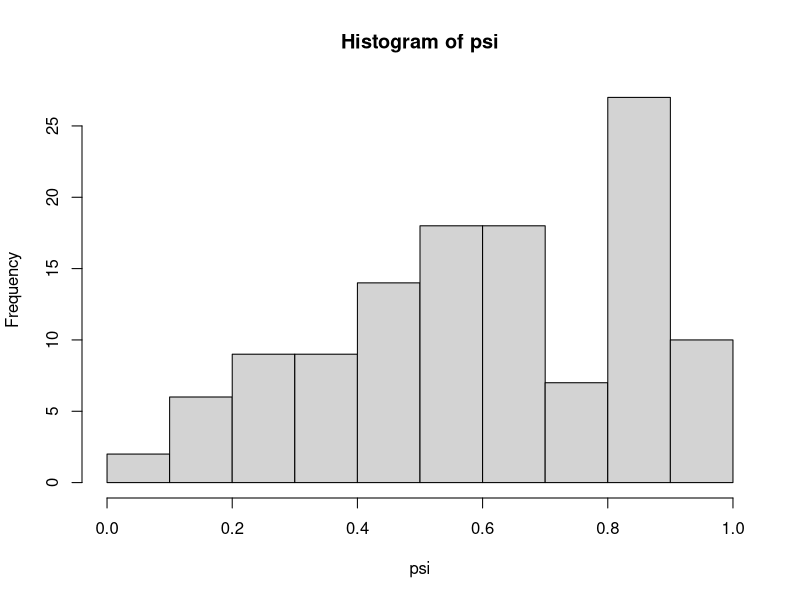
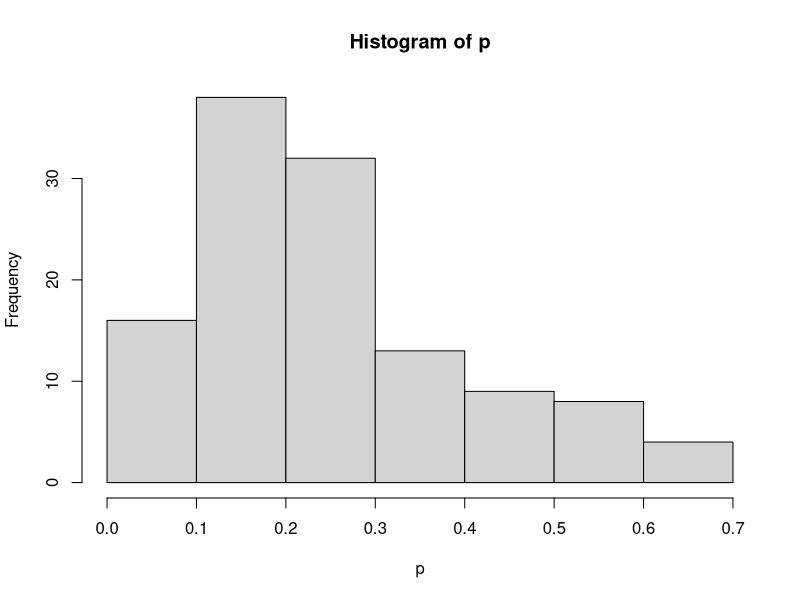

Write R code to recreate these figures, in order.
## ---- chunk 1
knitr::opts_chunk$set(fig.width = 6, fig.height = 6,
  collapse = TRUE,
  comment = "#>"
)
## ---- chunk 2
## Number of species (richness)
R <- 120

## Number of sites surveyed 
J <- 15

## Number of visits per site
K <- 3
## ---- chunk 3
## Mean occupancy probability
mu.psi <- 0.6

## Covert to logit-scale
lmu.psi <- qlogis(mu.psi)

## Occupancy sd (and precision)
sd.psi <- 1.25
tau.psi <- 1/sd.psi^2

## Species-specific occupancy probability
lpsi <- rnorm(n = R, mean = lmu.psi, sd = sd.psi)
psi <- plogis(lpsi)
hist(psi)
## ---- chunk 4
## Mean detection probability
mu.p <- 0.2

## Covert to logit-scale
lmu.p <- qlogis(mu.p)

## Detection sd (and precision)
sd.p <- 1
tau.p <- 1/sd.p^2

## Species-specific detection probability
lp <- rnorm(n = R, mean = lmu.p, sd = sd.p)
p <- plogis(lp)
hist(p)
## ---- chunk 5
## True occupancy at each sites
z <- matrix(NA, nrow = R, ncol = J)

for(i in 1:R){
  z[i, ] <- rbinom(n = J, size = 1, prob = psi[i])
}
## ---- chunk 6
## Observed occupancy at each sites
y <- matrix(NA, nrow = R, ncol = J)

for(i in 1:R){
  for(j in 1:J){
      y[i, j] <- rbinom(n = 1, size = K, prob = z[i,j] * p[i])
  }
}
## ---- chunk 7
## Remove species that were never observed
nd <- which(apply(y, 1, max)==0)
y <- y[-nd,]
## ---- chunk 8
## Add augmented individuals
nAug <- 40
aug_mat <- matrix(0, nrow = nAug, ncol = J)

y.aug <- rbind(y, aug_mat)
